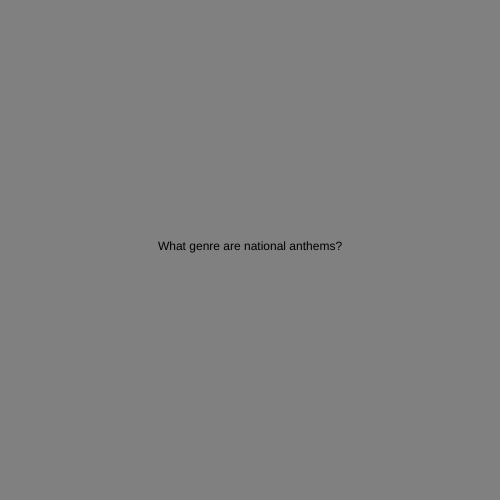
Frame 1 (no input)
Frame 60 (no input): identical to frame 1, image omitted
Frame 120 (the mouse pressed at the canvas centre since frame 60): identical to frame 1, image omitted

The p5.js sketch that drew this single still picture (run headless with seeded random() and noise() and a simulated clock; from frame 60 on, the mouse is pressed at the canvas centre):

// p5.js sketch
// ── sketch.js
let state = 0;
let timer = 0;

function setup() {
  createCanvas(500, 500);
  textAlign(CENTER);
}

function draw() {

switch(state)
 {
  case 0:
    background("grey");
    text("What genre are national anthems?", width/2, height/2);
    break;

  case 1:
    backround("blue");
    text("Country", width/2, height/2);
    break;
 }

 timer++;
 if (timer > 4*60) {
  timer = 0;
  state++;
  if (state > 1) {
    state = 0;
  }
 }
}
